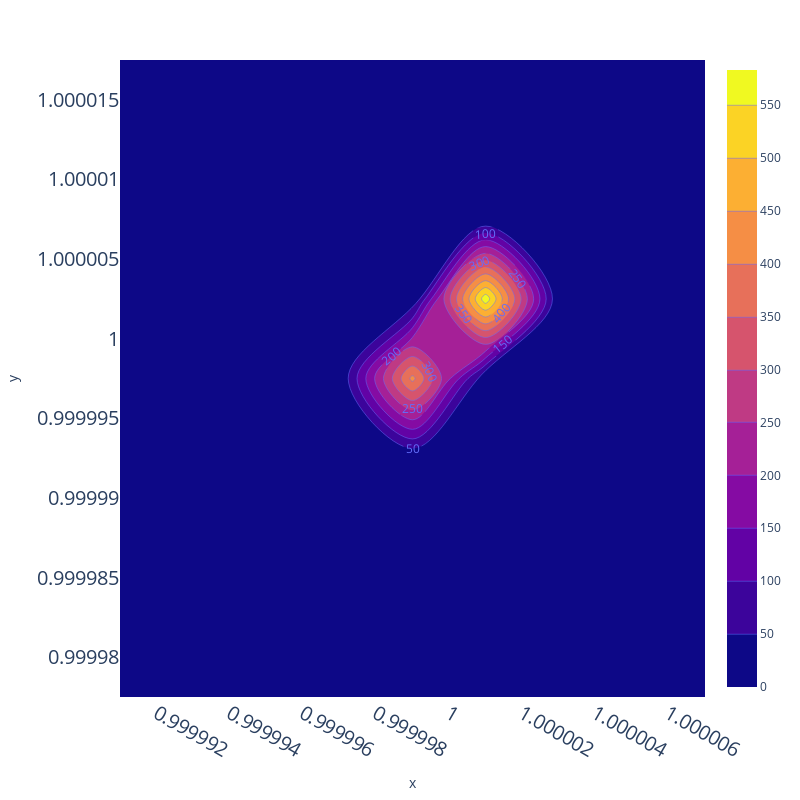

The code cell stored with this chart in its notebook:
### Code cell
fig3 = px.density_contour(x=final_params_rosenbrock[0], y=final_params_rosenbrock[1],
                          nbinsx=10, nbinsy=10)
fig3.update_traces(
    contours_coloring="fill", 
    contours_showlabels = True
)
fig3.update_layout(
    height=800,
    width=800,
    yaxis=dict(tickfont=dict(size=20)),
    xaxis=dict(tickfont=dict(size=20))
)

### Figure 1 — Plotly figure (JSON) as saved in the notebook; plotly's stock layout.template omitted (floating-point values rounded to 4 significant figures; data arrays with more than 128 entries replaced by an {"elided": "..."} marker saying what was removed)
{"data": [{"contours": {"coloring": "fill", "showlabels": true}, "hovertemplate": "x=%{x}<br>y=%{y}<br>count=%{z}<extra></extra>", "legendgroup": "", "line": {"color": "#636efa"}, "name": "", "nbinsx": 10, "nbinsy": 10, "showlegend": false, "type": "histogram2dcontour", "x": {"elided": "1000 float values"}, "xaxis": "x", "xbingroup": "x", "y": {"elided": "1000 float values"}, "yaxis": "y", "ybingroup": "y"}], "layout": {"height": 800, "legend": {"tracegroupgap": 0}, "margin": {"t": 60}, "width": 800, "xaxis": {"anchor": "y", "domain": [0, 1], "tickfont": {"size": 20}, "title": {"text": "x"}}, "yaxis": {"anchor": "x", "domain": [0, 1], "tickfont": {"size": 20}, "title": {"text": "y"}}}}
